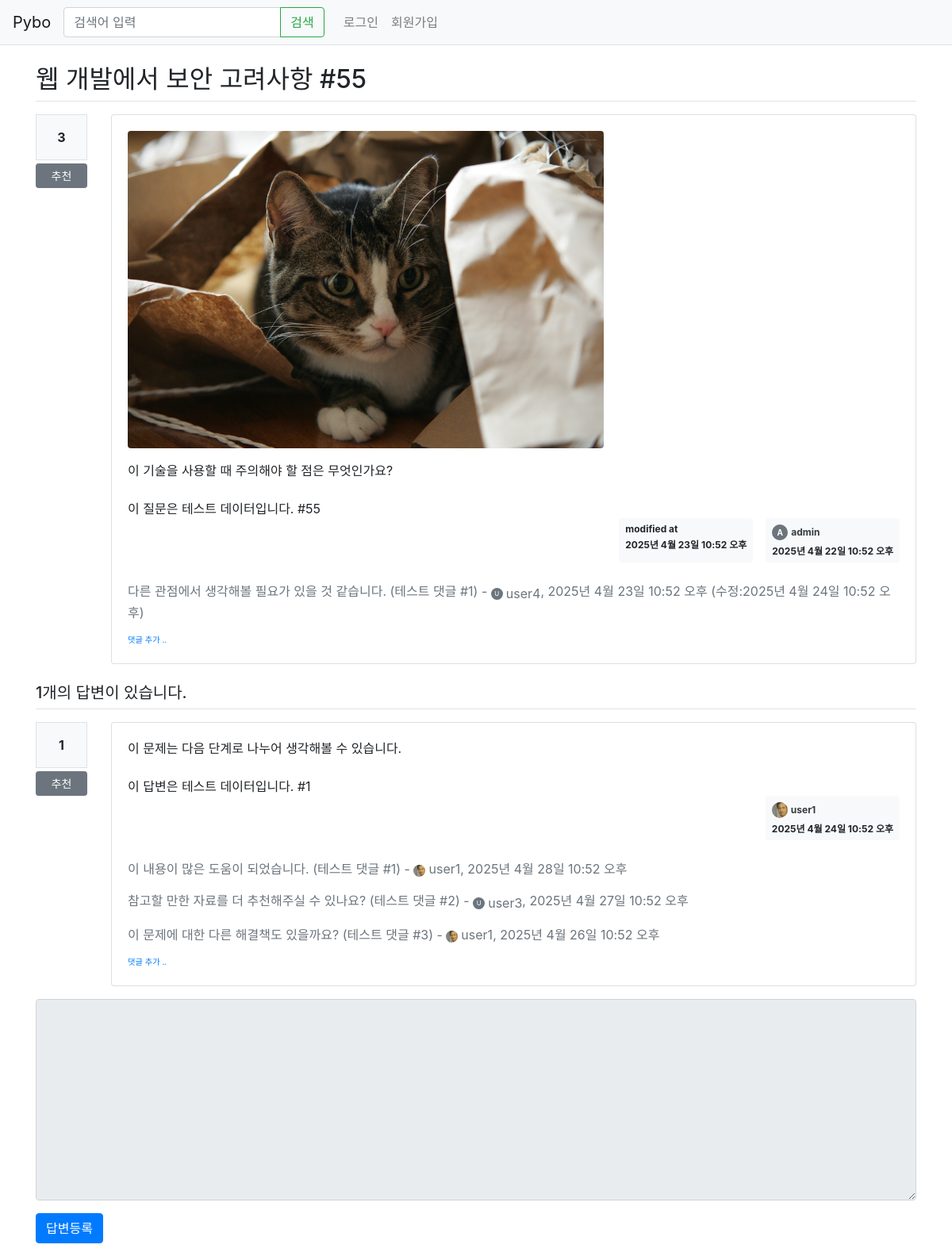
Screenshot of /pybo/583/ with the database file from the repository.
### pybo/models.py (models this page shows, shortened)
class Question(models.Model):
    author = models.ForeignKey(User, on_delete=models.CASCADE, related_name='author_question')
    subject = models.CharField(max_length=200)
    content = models.TextField()
    image = models.ImageField(upload_to='question_images/', null=True, blank=True)
    create_date = models.DateTimeField()
    modify_date = models.DateTimeField(null=True, blank=True)
    voter = models.ManyToManyField(User, related_name='voter_question')

class Comment(models.Model):
    author = models.ForeignKey(User, on_delete=models.CASCADE)
    content = models.TextField()
    create_date = models.DateTimeField()
    modify_date = models.DateTimeField(null=True, blank=True)
    question = models.ForeignKey(Question, null=True, blank=True, on_delete=models.CASCADE)
    answer = models.ForeignKey(Answer, null=True, blank=True, on_delete=models.CASCADE)

class Answer(models.Model):
    author = models.ForeignKey(User, on_delete=models.CASCADE, related_name='author_answer')
    question = models.ForeignKey(Question, on_delete=models.CASCADE)
    content = models.TextField()
    create_date = models.DateTimeField()
    modify_date = models.DateTimeField(null=True, blank=True)
    voter = models.ManyToManyField(User, related_name='voter_answer')

### common/models.py (models this page shows, shortened)
class Profile(models.Model):
    user = models.OneToOneField(User, on_delete=models.CASCADE, related_name='profile')
    profile_picture = models.ImageField(upload_to='profile_pics/', null=True, blank=True)

### pybo/views/base_views.py (the view)
# urls.py: path('<int:question_id>/', DetailView.as_view(), name='detail'),
class DetailView(DetailView):
    model = Question
    template_name = 'pybo/question_detail.html'
    context_object_name = 'question'
    pk_url_kwarg = 'question_id'
    def get_object(self, queryset=None):
        try:
            return QuestionService.get_question(self.kwargs.get(self.pk_url_kwarg))
        except ResourceNotFoundException:
            return get_object_or_404(Question, pk=self.kwargs.get(self.pk_url_kwarg))

### pybo/services/question_service.py (called while the page is built)
    @staticmethod
    def get_question(question_id):
        try:
            return Question.objects.get(pk=question_id)
        except Question.DoesNotExist:
            raise ResourceNotFoundException(f"Question with ID {question_id} not found")

### templates/pybo/question_detail.html (shortened to what this page needs)
{% extends 'base.html' %}
{% block content %}
<div class="container my-3">
    <h2 class="border-bottom py-2">{{ question.subject }}</h2>
    <div class="row my-3">
        <div class="col-1">
            <div class="bg-light text-center p-3 border font-weight-bolder mb-1">{{question.voter.count}}</div>
            <a href="#" data-uri="{% url 'pybo:vote_question' question.id  %}"
               class="recommend btn btn-sm btn-secondary btn-block my-1">추천</a>
        </div>
        <div class="col-11">
            <div class="card">
                <div class="card-body">
                    {% if question.image %}
                    <div class="mb-3">
                        <img src="{{ question.image.url }}" alt="질문 이미지" class="img-fluid rounded" style="max-height: 400px;">
                    </div>
                    {% endif %}
                    <div class="card-text" style="white-space: pre-line;">{{ question.content }}</div>
                    <div class="d-flex justify-content-end">
                        {% if question.modify_date %}
                        <div class="badge badge-light p-2 text-left mx-3">
                            <div class="mb-2">modified at</div>
                            <div>{{ question.modify_date }}</div>
                        </div>
                        {% endif %}
                        <div class="badge badge-light p-2 text-left">
                            <div class="mb-2 d-flex align-items-center">
                                <a href="{% url 'common:profile_user' question.author.id %}" class="mr-1">
                                    {% if question.author.profile.profile_picture %}
                                    <img src="{{ question.author.profile.profile_picture.url }}" alt="Profile Picture" class="rounded-circle" style="width: 20px; height: 20px; object-fit: cover;">
                                    {% else %}
                                    <div class="rounded-circle bg-secondary d-flex align-items-center justify-content-center" style="width: 20px; height: 20px; color: white; font-size: 10px;">
                                        {{ question.author.username.0|upper }}
                                    </div>
                                    {% endif %}
                                </a>
                                <a href="{% url 'common:profile_user' question.author.id %}" class="text-dark">
                                    {{ question.author.username }}
                                </a>
                            </div>
                            <div>{{ question.create_date }}</div>
                        </div>
                    </div>
                    {% if question.comment_set.count > 0 %}
                    <div class="mt-3">
                    {% for comment in question.comment_set.all %}
                        <div class="comment py-2 text-muted">
                            <span style="white-space: pre-line;">{{ comment.content }}</span>
                            <span>
                                -
                                <span class="d-inline-flex align-items-center">
                                    <a href="{% url 'common:profile_user' comment.author.id %}" class="mr-1">
                                        {% if comment.author.profile.profile_picture %}
                                        <img src="{{ comment.author.profile.profile_picture.url }}" alt="Profile Picture" class="rounded-circle" style="width: 15px; height: 15px; object-fit: cover;">
                                        {% else %}
                                        <div class="rounded-circle bg-secondary d-flex align-items-center justify-content-center" style="width: 15px; height: 15px; color: white; font-size: 8px;">
                                            {{ comment.author.username.0|upper }}
                                        </div>
                                        {% endif %}
                                    </a>
                                    <a href="{% url 'common:profile_user' comment.author.id %}" class="text-muted">
                                        {{ comment.author.username }}
                                    </a>
                                </span>, {{ comment.create_date }}
                                {% if comment.modify_date %}
                                (수정:{{ comment.modify_date }})
                                {% endif %}
                            </span>
                        </div>
                    {% endfor %}
                    </div>
                    {% endif %}
                    <div>
                        <a href="{% url 'pybo:comment_create_question' question.id  %}"
                           class="small"><small>댓글 추가 ..</small></a>
                    </div>
                </div>
            </div>
        </div>
    </div>
    <h5 class="border-bottom my-3 py-2">{{question.answer_set.count}}개의 답변이 있습니다.</h5>
    {% for answer in question.answer_set.all %}
    <div class="row my-3">
        <div class="col-1">
            <div class="bg-light text-center p-3 border font-weight-bolder mb-1">{{answer.voter.count}}</div>
            <a href="#" data-uri="{% url 'pybo:vote_answer' answer.id  %}"
                class="recommend btn btn-sm btn-secondary btn-block my-1">추천</a>
        </div>
        <div class="col-11">
            <div class="card">
                <div class="card-body">
                    <div class="card-text" style="white-space: pre-line;">{{ answer.content }}</div>
                    <div class="d-flex justify-content-end">
                        <div class="badge badge-light p-2 text-left">
                            <div class="mb-2 d-flex align-items-center">
                                <a href="{% url 'common:profile_user' answer.author.id %}" class="mr-1">
                                    {% if answer.author.profile.profile_picture %}
                                    <img src="{{ answer.author.profile.profile_picture.url }}" alt="Profile Picture" class="rounded-circle" style="width: 20px; height: 20px; object-fit: cover;">
                                    {% else %}
                                    <div class="rounded-circle bg-secondary d-flex align-items-center justify-content-center" style="width: 20px; height: 20px; color: white; font-size: 10px;">
                                        {{ answer.author.username.0|upper }}
                                    </div>
                                    {% endif %}
                                </a>
                                <a href="{% url 'common:profile_user' answer.author.id %}" class="text-dark">
                                    {{ answer.author.username }}
                                </a>
                            </div>
                            <div>{{ answer.create_date }}</div>
                        </div>
                    </div>
                    {% if answer.comment_set.count > 0 %}
                    <div class="mt-3">
                    {% for comment in answer.comment_set.all %}
                        <div class="comment py-2 text-muted">
                            <span style="white-space: pre-line;">{{ comment.content }}</span>
                            <span>
                                -
                                <span class="d-inline-flex align-items-center">
                                    <a href="{% url 'common:profile_user' comment.author.id %}" class="mr-1">
                                        {% if comment.author.profile.profile_picture %}
                                        <img src="{{ comment.author.profile.profile_picture.url }}" alt="Profile Picture" class="rounded-circle" style="width: 15px; height: 15px; object-fit: cover;">
                                        {% else %}
                                        <div class="rounded-circle bg-secondary d-flex align-items-center justify-content-center" style="width: 15px; height: 15px; color: white; font-size: 8px;">
                                            {{ comment.author.username.0|upper }}
                                        </div>
                                        {% endif %}
                                    </a>
                                    <a href="{% url 'common:profile_user' comment.author.id %}" class="text-muted">
                                        {{ comment.author.username }}
                                    </a>
                                </span>, {{ comment.create_date }}
                            </span>
                        </div>
                    {% endfor %}
                    </div>
                    {% endif %}
                    <div>
                        <a href="{% url 'pybo:comment_create_answer' answer.id  %}"
                           class="small"><small>댓글 추가 ..</small></a>
                    </div>
                </div>
            </div>
        </div>
    </div>
    {% endfor %}
    <form action="{% url 'pybo:answer_create' question.id %}" method="post" class="my-3">
        <div class="form-group">
            <textarea {% if not user.is_authenticated %}disabled{% endif %}
              name="content" id="content" class="form-control" rows="10"></textarea>
        </div>
        <input type="submit" value="답변등록" class="btn btn-primary">
    </form>
</div>
{% endblock %}

### rows the page displays
Question: subject "웹 개발에서 보안 고려사항 #55", voter.count "3", image (picture), content "이 기술을 사용할 때 주의해야 할 점은 무엇인가요? 이 질문은 테스트 데이터입니다. #55", modify_date "2025년 4월 23일 10:52 오후", author.username.0 "A", author.username "admin", create_date "2025년 4월 22일 10:52 오후", answer_set.count "1"
Comment: content "다른 관점에서 생각해볼 필요가 있을 것 같습니다. (테스트 댓글 #1)", author.username.0 "U", author.username "user4", create_date "2025년 4월 23일 10:52 오후", modify_date "2025년 4월 24일 10:52 오후"
Answer: voter.count "1", content "이 문제는 다음 단계로 나누어 생각해볼 수 있습니다. 이 답변은 테스트 데이터입니다. #1", author.profile.profile_picture (picture), author.username "user1", create_date "2025년 4월 24일 10:52 오후"
Comment: content "이 내용이 많은 도움이 되었습니다. (테스트 댓글 #1)", author.profile.profile_picture (picture), author.username "user1", create_date "2025년 4월 28일 10:52 오후"
Comment: content "참고할 만한 자료를 더 추천해주실 수 있나요? (테스트 댓글 #2)", author.username.0 "U", author.username "user3", create_date "2025년 4월 27일 10:52 오후"
Comment: content "이 문제에 대한 다른 해결책도 있을까요? (테스트 댓글 #3)", author.profile.profile_picture (picture), author.username "user1", create_date "2025년 4월 26일 10:52 오후"
